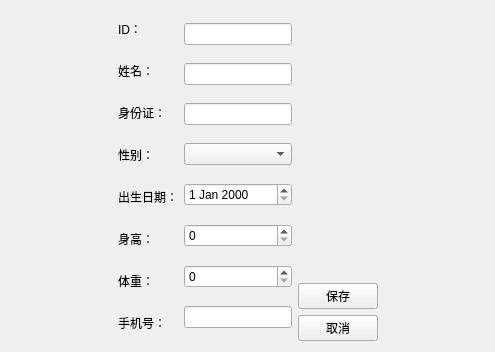
<?xml version="1.0" encoding="UTF-8"?>
<ui version="4.0">
 <class>patientEditView</class>
 <widget class="QWidget" name="patientEditView">
  <property name="geometry">
   <rect>
    <x>0</x>
    <y>0</y>
    <width>495</width>
    <height>352</height>
   </rect>
  </property>
  <property name="windowTitle">
   <string>编辑按钮信息</string>
  </property>
  <layout class="QHBoxLayout" name="horizontalLayout_2">
   <item>
    <spacer name="horizontalSpacer">
     <property name="orientation">
      <enum>Qt::Orientation::Horizontal</enum>
     </property>
     <property name="sizeHint" stdset="0">
      <size>
       <width>67</width>
       <height>20</height>
      </size>
     </property>
    </spacer>
   </item>
   <item>
    <layout class="QHBoxLayout" name="horizontalLayout">
     <item>
      <layout class="QVBoxLayout" name="verticalLayout">
       <item>
        <widget class="QLabel" name="label">
         <property name="text">
          <string>ID：</string>
         </property>
        </widget>
       </item>
       <item>
        <widget class="QLabel" name="label_2">
         <property name="text">
          <string>姓名：</string>
         </property>
        </widget>
       </item>
       <item>
        <widget class="QLabel" name="label_3">
         <property name="text">
          <string>身份证：</string>
         </property>
        </widget>
       </item>
       <item>
        <widget class="QLabel" name="label_4">
         <property name="text">
          <string>性别：</string>
         </property>
        </widget>
       </item>
       <item>
        <widget class="QLabel" name="label_5">
         <property name="text">
          <string>出生日期：</string>
         </property>
        </widget>
       </item>
       <item>
        <widget class="QLabel" name="label_6">
         <property name="text">
          <string>身高：</string>
         </property>
        </widget>
       </item>
       <item>
        <widget class="QLabel" name="label_7">
         <property name="text">
          <string>体重：</string>
         </property>
        </widget>
       </item>
       <item>
        <widget class="QLabel" name="label_8">
         <property name="text">
          <string>手机号：</string>
         </property>
        </widget>
       </item>
      </layout>
     </item>
     <item>
      <layout class="QVBoxLayout" name="verticalLayout_2">
       <item>
        <widget class="QLineEdit" name="lineEdit"/>
       </item>
       <item>
        <widget class="QLineEdit" name="lineEdit_2"/>
       </item>
       <item>
        <widget class="QLineEdit" name="lineEdit_3"/>
       </item>
       <item>
        <widget class="QComboBox" name="comboBox"/>
       </item>
       <item>
        <widget class="QDateEdit" name="dateEdit"/>
       </item>
       <item>
        <widget class="QSpinBox" name="spinBox"/>
       </item>
       <item>
        <widget class="QSpinBox" name="spinBox_2"/>
       </item>
       <item>
        <widget class="QLineEdit" name="lineEdit_4"/>
       </item>
      </layout>
     </item>
     <item>
      <layout class="QVBoxLayout" name="verticalLayout_3">
       <item>
        <spacer name="verticalSpacer">
         <property name="orientation">
          <enum>Qt::Orientation::Vertical</enum>
         </property>
         <property name="sizeHint" stdset="0">
          <size>
           <width>20</width>
           <height>40</height>
          </size>
         </property>
        </spacer>
       </item>
       <item>
        <widget class="QPushButton" name="pushButton">
         <property name="text">
          <string>保存</string>
         </property>
        </widget>
       </item>
       <item>
        <widget class="QPushButton" name="pushButton_2">
         <property name="text">
          <string>取消</string>
         </property>
        </widget>
       </item>
      </layout>
     </item>
    </layout>
   </item>
   <item>
    <spacer name="horizontalSpacer_2">
     <property name="orientation">
      <enum>Qt::Orientation::Horizontal</enum>
     </property>
     <property name="sizeHint" stdset="0">
      <size>
       <width>67</width>
       <height>20</height>
      </size>
     </property>
    </spacer>
   </item>
  </layout>
 </widget>
 <resources/>
 <connections/>
</ui>
